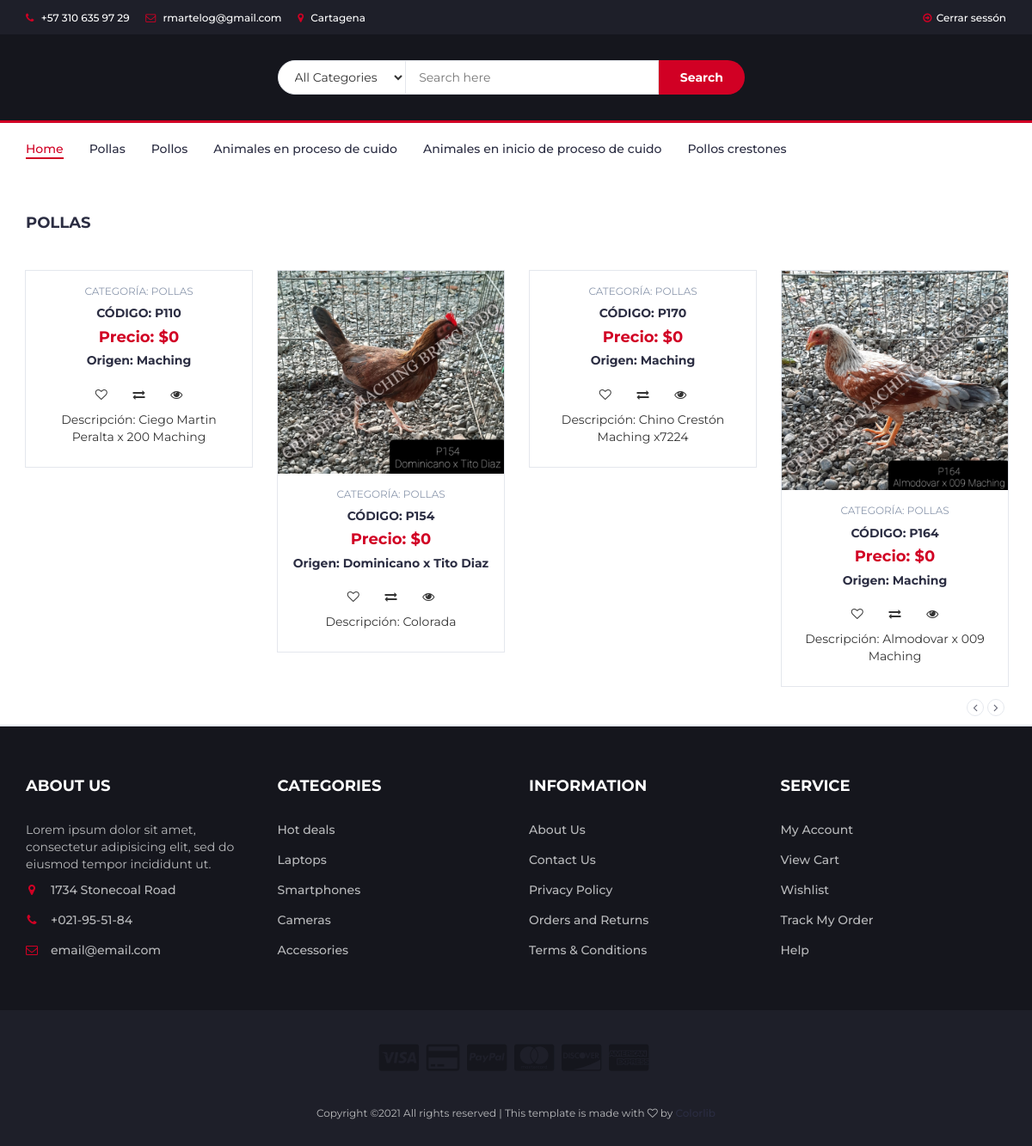
The page /home/pollas on the database its author committed.
### portafolio/models.py (models this page shows)
class Producto(models.Model):
    nombre_gallo = models.CharField(max_length=200, null=True, blank=False, verbose_name='Nombre_gallo')
    slug = models.SlugField()
    categoria = models.ForeignKey(Categoria, on_delete=models.CASCADE)
    descripcion = models.TextField(null=True, blank=False, help_text='ingrese una descripcipón del animal',
                                   verbose_name='Descripcion animal')
    precio = models.IntegerField(null=True, blank=False)
    origen_animal = models.TextField(null=True, blank=False, help_text='ingrese el origen del animal',
                                     verbose_name='origen_animal')
    foto = models.ImageField(upload_to='portafolio/static/images', verbose_name='Foto_animal', null=True, blank=True)
    disponible = models.BooleanField(default=True)
    class Meta:
        verbose_name = 'Producto'
        verbose_name_plural = 'Productos'
        ordering = ['id']

class Categoria (models.Model):
    nombre_categoria = models.CharField(max_length=300, null=True, blank=False, verbose_name='Nombre_categoria')
    descripcion = models.TextField(null=True, blank=False,help_text='ingrese una descripcipón del animal', verbose_name='Descripcion animal')
    def __str__(self):
        return self.nombre_categoria
    class Meta:
        verbose_name = 'categoria'
        verbose_name_plural = 'categorias'
        ordering =['-id']

### portafolio/views.py (the view)
class pollas(View):
    model = Producto
    template_name = 'portafolio/categoria_pollas.html'
    def get(self, request, *args, **kwargs):
        categoria = Categoria.objects.get(nombre_categoria='Pollas')
        pollas = Producto.objects.filter(categoria=categoria, disponible=True)
        return render(request, self.template_name, {'pollas':pollas})

### portafolio/templates/portafolio/categoria_pollas.html (shortened to what this page needs)
{% extends 'portafolio/base.html' %}
{% load i18n %}
{% block content %}
    <div class="section">
        <div class="container">
            <div class="row">
                <div class="col-md-12">
                    <div class="section-title">
                        <h4 class="title">Pollas</h4>
                    </div>
                </div>
                {% if pollas %}
                    <div class="col-md-12">
                        <div class="row">
                            <div class="products-tabs">
                                <div id="tab1" class="tab-pane active">
                                    <div class="products-slick" data-nav="#slick-nav-1">
                                        {% for polla in pollas %}
                                        <div class="product">
                                            <div class="product-img">
                                                <img src="{{ polla.foto.url }}" alt="">
                                            </div>
                                            <div class="product-body">
                                                <p class="product-category">Categoría: {{ polla.categoria }}</p>
                                                <h3 class="product-name"><a href="#">Código: {{ polla.nombre_gallo }}</a></h3>
                                                <h4 class="product-price">Precio: ${{polla.precio}}
                                                </h4>
                                                <h5 class="product-old">Origen: {{polla.origen_animal}}</h5>
                                                <div class="product-btns">
                                                    <button class="add-to-wishlist"><i class="fa fa-heart-o"></i></button>
                                                    <button class="add-to-compare"><i class="fa fa-exchange"></i></button>
                                                    <button class="quick-view"><i class="fa fa-eye"></i></button>
                                                    <p> Descripción: {{ polla.descripcion }}</p>
                                                </div>
                                            </div>
                                            <div class="add-to-cart">
                                                <button class="add-to-cart-btn"> add
                                                </button>
                                            </div>
                                        </div>
                                        {% endfor %}
                                    </div>
                                    <div id="slick-nav-1" class="products-slick-nav"></div>
                                </div>
                            </div>
                        </div>
                    </div>
                {% endif %}
            </div>
        </div>
    </div>
{% endblock content %}

### portafolio/static/css/style.css (style rules this page uses)
body { font-family: 'Montserrat', sans-serif; font-weight: 400; color: #333; }
h1, h2, h3, h4, h5, h6 { color: #2B2D42; font-weight: 700; margin: 0 0 10px; }
a { color: #2B2D42; font-weight: 500; -webkit-transition: 0.2s color; transition: 0.2s color; }
.section { padding-top: 30px; padding-bottom: 30px; }
.section-title { position: relative; margin-bottom: 30px; margin-top: 15px; }
.section-title .title { display: inline-block; text-transform: uppercase; margin: 0px; }
.product { position: relative; margin: 15px 0px; -webkit-box-shadow: 0px 0px 0px 0px #E4E7ED, 0px 0px 0px 1px #E4E7ED; box-shadow: 0px 0px 0px 0px #E4E7ED, 0px 0px 0px 1px #E4E7ED; -webkit-transition: 0.2s all; transition: 0.2s all; }
.product .product-img { position: relative; }
.product .product-img>img { width: 100%; }
.product .product-body { position: relative; padding: 15px; background-color: #FFF; text-align: center; z-index: 20; }
.product .product-body .product-category { text-transform: uppercase; font-size: 12px; color: #8D99AE; }
.product .product-body .product-name { text-transform: uppercase; font-size: 14px; }
.product .product-body .product-name>a { font-weight: 700; }
.product .product-body .product-price { color: #D10024; font-size: 18px; }
.product .product-body .product-btns>button { position: relative; width: 40px; height: 40px; line-height: 40px; background: transparent; border: none; -webkit-transition: 0.2s all; transition: 0.2s all; }
.product .add-to-cart { position: absolute; left: 1px; right: 1px; bottom: 1px; padding: 15px; background: #1e1f29; text-align: center; -webkit-transform: translateY(0%); -ms-transform: translateY(0%); transform: translateY(0%); -webkit-transition: 0.2s all; transition: 0.2s all; z-index: 2; }
.product .add-to-cart .add-to-cart-btn { position: relative; border: 2px solid transparent; height: 40px; padding: 0 30px; background-color: #ef233c; color: #FFF; text-transform: uppercase; font-weight: 700; border-radius: 40px; -webkit-transition: 0.2s all; transition: 0.2s all; }
.products-slick .product.slick-slide { margin: 15px; }
.products-tabs>.tab-pane { display: block; height: 0; opacity: 0; visibility: hidden; overflow-y: hidden; padding-bottom: 60px; margin-bottom: -60px; }
.products-tabs>.tab-pane.active { opacity: 1; visibility: visible; height: auto; }
.products-slick-nav { position: absolute; right: 15px; z-index: 10; }

### rows shown on the page
Producto: categoria "POLLAS", nombre_gallo "P110", precio "0", origen_animal "Maching", descripcion "Ciego Martin Peralta x 200 Maching"
Producto: foto (picture), categoria "POLLAS", nombre_gallo "P154", precio "0", origen_animal "Dominicano x Tito Diaz", descripcion "Colorada"
Producto: categoria "POLLAS", nombre_gallo "P170", precio "0", origen_animal "Maching", descripcion "Chino Crestón Maching x7224"
Producto: foto (picture), categoria "POLLAS", nombre_gallo "P164", precio "0", origen_animal "Maching", descripcion "Almodovar x 009 Maching"
